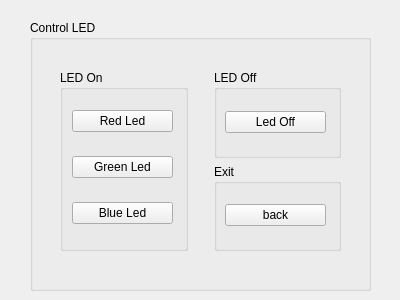
<?xml version="1.0" encoding="UTF-8"?>
<ui version="4.0">
 <class>Form</class>
 <widget class="QWidget" name="Form">
  <property name="geometry">
   <rect>
    <x>0</x>
    <y>0</y>
    <width>400</width>
    <height>300</height>
   </rect>
  </property>
  <property name="windowTitle">
   <string>Form</string>
  </property>
  <widget class="QGroupBox" name="groupBox_2">
   <property name="geometry">
    <rect>
     <x>30</x>
     <y>20</y>
     <width>341</width>
     <height>271</height>
    </rect>
   </property>
   <property name="title">
    <string>Control LED</string>
   </property>
   <widget class="QWidget" name="horizontalLayoutWidget">
    <property name="geometry">
     <rect>
      <x>10</x>
      <y>30</y>
      <width>321</width>
      <height>221</height>
     </rect>
    </property>
    <layout class="QHBoxLayout" name="horizontalLayout">
     <property name="leftMargin">
      <number>10</number>
     </property>
     <property name="topMargin">
      <number>10</number>
     </property>
     <property name="rightMargin">
      <number>10</number>
     </property>
     <property name="bottomMargin">
      <number>10</number>
     </property>
     <item>
      <layout class="QVBoxLayout" name="verticalLayout_5">
       <property name="leftMargin">
        <number>10</number>
       </property>
       <property name="topMargin">
        <number>10</number>
       </property>
       <property name="rightMargin">
        <number>10</number>
       </property>
       <property name="bottomMargin">
        <number>10</number>
       </property>
       <item>
        <widget class="QGroupBox" name="groupBox">
         <property name="title">
          <string>LED On</string>
         </property>
         <widget class="QWidget" name="verticalLayoutWidget">
          <property name="geometry">
           <rect>
            <x>2</x>
            <y>22</y>
            <width>121</width>
            <height>151</height>
           </rect>
          </property>
          <layout class="QVBoxLayout" name="verticalLayout">
           <property name="leftMargin">
            <number>10</number>
           </property>
           <property name="rightMargin">
            <number>10</number>
           </property>
           <item>
            <widget class="QPushButton" name="btn_red">
             <property name="text">
              <string>Red Led</string>
             </property>
            </widget>
           </item>
           <item>
            <widget class="QPushButton" name="btn_green">
             <property name="text">
              <string>Green Led</string>
             </property>
            </widget>
           </item>
           <item>
            <widget class="QPushButton" name="btn_blue">
             <property name="text">
              <string>Blue Led</string>
             </property>
            </widget>
           </item>
          </layout>
         </widget>
        </widget>
       </item>
      </layout>
     </item>
     <item>
      <layout class="QVBoxLayout" name="verticalLayout_4">
       <property name="leftMargin">
        <number>10</number>
       </property>
       <property name="topMargin">
        <number>10</number>
       </property>
       <property name="rightMargin">
        <number>10</number>
       </property>
       <property name="bottomMargin">
        <number>10</number>
       </property>
       <item>
        <widget class="QGroupBox" name="groupBox_3">
         <property name="title">
          <string>LED Off</string>
         </property>
         <widget class="QWidget" name="verticalLayoutWidget_2">
          <property name="geometry">
           <rect>
            <x>1</x>
            <y>22</y>
            <width>121</width>
            <height>61</height>
           </rect>
          </property>
          <layout class="QVBoxLayout" name="verticalLayout_2">
           <property name="leftMargin">
            <number>10</number>
           </property>
           <property name="rightMargin">
            <number>10</number>
           </property>
           <item>
            <widget class="QPushButton" name="btn_off">
             <property name="text">
              <string>Led Off</string>
             </property>
            </widget>
           </item>
          </layout>
         </widget>
        </widget>
       </item>
       <item>
        <widget class="QGroupBox" name="groupBox_4">
         <property name="title">
          <string>Exit</string>
         </property>
         <widget class="QWidget" name="verticalLayoutWidget_3">
          <property name="geometry">
           <rect>
            <x>1</x>
            <y>21</y>
            <width>121</width>
            <height>61</height>
           </rect>
          </property>
          <layout class="QVBoxLayout" name="verticalLayout_3">
           <property name="leftMargin">
            <number>10</number>
           </property>
           <property name="rightMargin">
            <number>10</number>
           </property>
           <item>
            <widget class="QPushButton" name="btn_back">
             <property name="text">
              <string>back</string>
             </property>
            </widget>
           </item>
          </layout>
         </widget>
        </widget>
       </item>
      </layout>
     </item>
    </layout>
   </widget>
  </widget>
 </widget>
 <resources/>
 <connections/>
</ui>
